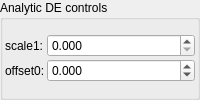
    <widget class="QGroupBox" name="groupBox_5">
     <property name="title">
      <string>Analytic DE controls</string>
     </property>
     <layout class="QVBoxLayout" name="verticalLayout_8">
      <property name="leftMargin">
       <number>2</number>
      </property>
      <property name="topMargin">
       <number>2</number>
      </property>
      <property name="rightMargin">
       <number>2</number>
      </property>
      <property name="bottomMargin">
       <number>2</number>
      </property>
      <item>
       <layout class="QGridLayout" name="gridLayout_45" columnstretch="0,1">
        <property name="spacing">
         <number>2</number>
        </property>
        <item row="1" column="0">
         <widget class="QLabel" name="label_180">
          <property name="text">
           <string>offset0:</string>
          </property>
         </widget>
        </item>
        <item row="1" column="1">
         <widget class="MyDoubleSpinBox" name="spinbox_analyticDE_offset_0">
          <property name="sizePolicy">
           <sizepolicy hsizetype="Minimum" vsizetype="Maximum">
            <horstretch>0</horstretch>
            <verstretch>0</verstretch>
           </sizepolicy>
          </property>
          <property name="prefix">
           <string/>
          </property>
          <property name="suffix">
           <string/>
          </property>
          <property name="decimals">
           <number>3</number>
          </property>
          <property name="minimum">
           <double>-99.989999999999995</double>
          </property>
          <property name="maximum">
           <double>99.989999999999995</double>
          </property>
          <property name="singleStep">
           <double>0.100000000000000</double>
          </property>
         </widget>
        </item>
        <item row="0" column="0">
         <widget class="QLabel" name="label_182">
          <property name="text">
           <string>scale1:</string>
          </property>
         </widget>
        </item>
        <item row="0" column="1">
         <widget class="MyDoubleSpinBox" name="spinbox_analyticDE_scale_1">
          <property name="sizePolicy">
           <sizepolicy hsizetype="Minimum" vsizetype="Maximum">
            <horstretch>0</horstretch>
            <verstretch>0</verstretch>
           </sizepolicy>
          </property>
          <property name="prefix">
           <string/>
          </property>
          <property name="suffix">
           <string/>
          </property>
          <property name="decimals">
           <number>3</number>
          </property>
          <property name="minimum">
           <double>0.000000000000000</double>
          </property>
          <property name="maximum">
           <double>99.989999999999995</double>
          </property>
          <property name="singleStep">
           <double>0.100000000000000</double>
          </property>
         </widget>
        </item>
       </layout>
      </item>
     </layout>
    </widget>
